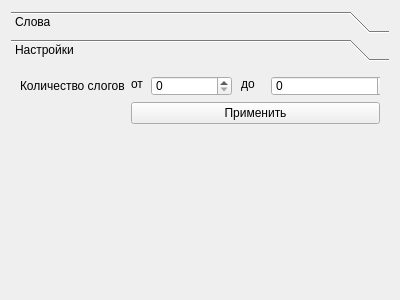
<?xml version="1.0" encoding="UTF-8"?>
<ui version="4.0">
 <class>PageWords</class>
 <widget class="QWidget" name="PageWords">
  <property name="geometry">
   <rect>
    <x>0</x>
    <y>0</y>
    <width>400</width>
    <height>300</height>
   </rect>
  </property>
  <property name="windowTitle">
   <string>Form</string>
  </property>
  <layout class="QVBoxLayout" name="verticalLayout_2">
   <item>
    <widget class="QToolBox" name="toolBox">
     <property name="currentIndex">
      <number>1</number>
     </property>
     <widget class="QWidget" name="page">
      <property name="geometry">
       <rect>
        <x>0</x>
        <y>0</y>
        <width>382</width>
        <height>228</height>
       </rect>
      </property>
      <attribute name="label">
       <string>Слова</string>
      </attribute>
      <layout class="QVBoxLayout" name="verticalLayout">
       <item>
        <widget class="QPushButton" name="buttonWord"/>
       </item>
      </layout>
     </widget>
     <widget class="QWidget" name="page_2">
      <property name="geometry">
       <rect>
        <x>0</x>
        <y>0</y>
        <width>382</width>
        <height>228</height>
       </rect>
      </property>
      <attribute name="label">
       <string>Настройки</string>
      </attribute>
      <layout class="QFormLayout" name="formLayout">
       <property name="fieldGrowthPolicy">
        <enum>QFormLayout::AllNonFixedFieldsGrow</enum>
       </property>
       <item row="0" column="0">
        <widget class="QLabel" name="label">
         <property name="text">
          <string>Количество слогов</string>
         </property>
        </widget>
       </item>
       <item row="0" column="1">
        <widget class="QWidget" name="widget" native="true">
         <property name="minimumSize">
          <size>
           <width>0</width>
           <height>20</height>
          </size>
         </property>
         <widget class="QSpinBox" name="spinBox_SylCntFom">
          <property name="geometry">
           <rect>
            <x>20</x>
            <y>0</y>
            <width>81</width>
            <height>20</height>
           </rect>
          </property>
         </widget>
         <widget class="QSpinBox" name="spinBox_SylCntTo">
          <property name="geometry">
           <rect>
            <x>140</x>
            <y>0</y>
            <width>121</width>
            <height>20</height>
           </rect>
          </property>
         </widget>
         <widget class="QLabel" name="label_2">
          <property name="geometry">
           <rect>
            <x>0</x>
            <y>0</y>
            <width>21</width>
            <height>16</height>
           </rect>
          </property>
          <property name="text">
           <string>от</string>
          </property>
         </widget>
         <widget class="QLabel" name="label_3">
          <property name="geometry">
           <rect>
            <x>110</x>
            <y>0</y>
            <width>21</width>
            <height>16</height>
           </rect>
          </property>
          <property name="text">
           <string>до</string>
          </property>
         </widget>
        </widget>
       </item>
       <item row="1" column="1">
        <widget class="QPushButton" name="buttonApply">
         <property name="text">
          <string>Применить</string>
         </property>
        </widget>
       </item>
      </layout>
     </widget>
    </widget>
   </item>
  </layout>
 </widget>
 <resources/>
 <connections/>
</ui>
